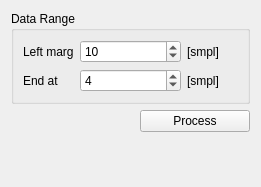
<?xml version="1.0" encoding="UTF-8"?>
<ui version="4.0">
 <class>FormProcess</class>
 <widget class="QWidget" name="FormProcess">
  <property name="geometry">
   <rect>
    <x>0</x>
    <y>0</y>
    <width>261</width>
    <height>187</height>
   </rect>
  </property>
  <property name="windowTitle">
   <string>Form</string>
  </property>
  <layout class="QVBoxLayout" name="verticalLayout">
   <item>
    <widget class="QGroupBox" name="groupBox">
     <property name="title">
      <string>Data Range</string>
     </property>
     <layout class="QGridLayout" name="gridLayout">
      <item row="1" column="1" colspan="2">
       <widget class="QSpinBox" name="spinBox_End">
        <property name="sizePolicy">
         <sizepolicy hsizetype="Expanding" vsizetype="Fixed">
          <horstretch>0</horstretch>
          <verstretch>0</verstretch>
         </sizepolicy>
        </property>
        <property name="maximum">
         <number>999</number>
        </property>
        <property name="value">
         <number>4</number>
        </property>
       </widget>
      </item>
      <item row="0" column="1" colspan="2">
       <widget class="QSpinBox" name="spinBox_Beg">
        <property name="sizePolicy">
         <sizepolicy hsizetype="Expanding" vsizetype="Fixed">
          <horstretch>0</horstretch>
          <verstretch>0</verstretch>
         </sizepolicy>
        </property>
        <property name="maximum">
         <number>100</number>
        </property>
        <property name="value">
         <number>10</number>
        </property>
       </widget>
      </item>
      <item row="1" column="0">
       <widget class="QLabel" name="label">
        <property name="text">
         <string>End at</string>
        </property>
       </widget>
      </item>
      <item row="0" column="3">
       <widget class="QLabel" name="label_8">
        <property name="text">
         <string>[smpl]</string>
        </property>
       </widget>
      </item>
      <item row="0" column="0">
       <widget class="QLabel" name="label_7">
        <property name="text">
         <string>Left marg</string>
        </property>
       </widget>
      </item>
      <item row="1" column="3">
       <widget class="QLabel" name="label_4">
        <property name="text">
         <string>[smpl]</string>
        </property>
       </widget>
      </item>
     </layout>
    </widget>
   </item>
   <item>
    <layout class="QHBoxLayout" name="horizontalLayout">
     <item>
      <spacer name="horizontalSpacer_2">
       <property name="orientation">
        <enum>Qt::Horizontal</enum>
       </property>
       <property name="sizeHint" stdset="0">
        <size>
         <width>40</width>
         <height>20</height>
        </size>
       </property>
      </spacer>
     </item>
     <item>
      <widget class="QPushButton" name="pushButton_Process">
       <property name="minimumSize">
        <size>
         <width>110</width>
         <height>0</height>
        </size>
       </property>
       <property name="text">
        <string>Process</string>
       </property>
      </widget>
     </item>
    </layout>
   </item>
   <item>
    <spacer name="verticalSpacer">
     <property name="orientation">
      <enum>Qt::Vertical</enum>
     </property>
     <property name="sizeHint" stdset="0">
      <size>
       <width>20</width>
       <height>0</height>
      </size>
     </property>
    </spacer>
   </item>
  </layout>
 </widget>
 <resources/>
 <connections/>
</ui>
